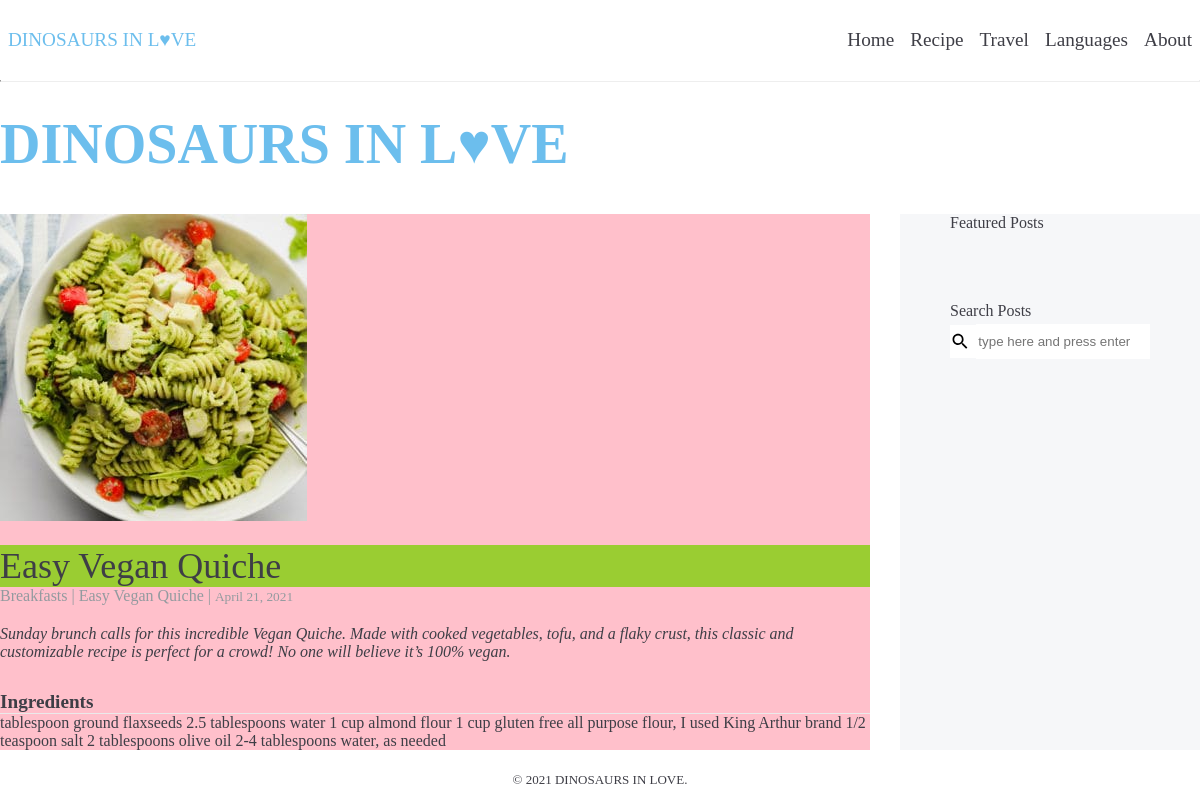
/sleepyfish/recipes/1/1/, run on an earlier commit of the app's database.
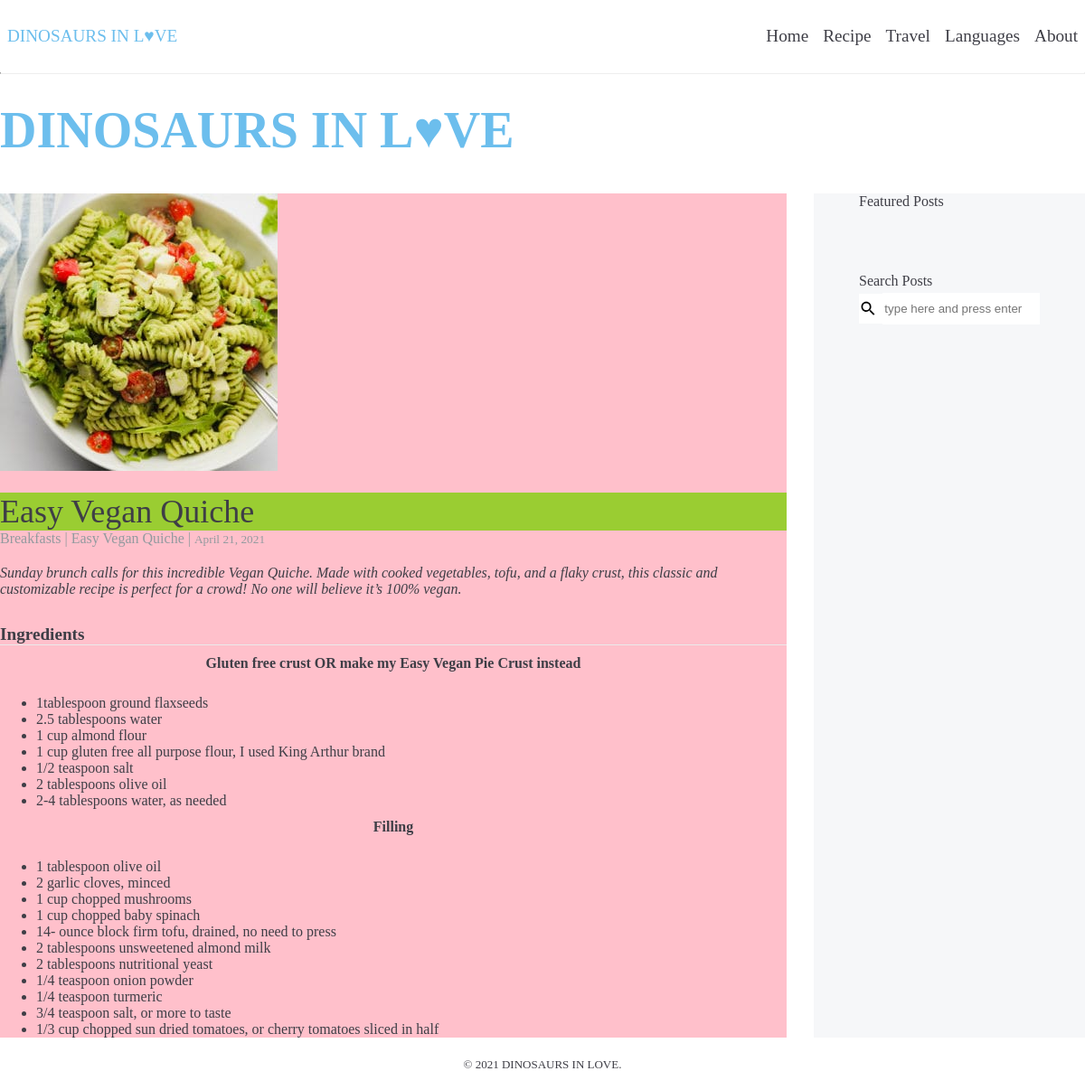
And on a later commit of the database.
### app/models.py (models this page shows, shortened)
class Post(models.Model):
    recipe_category = models.ForeignKey(Category, on_delete=models.CASCADE)
    created_at = models.DateTimeField(auto_now_add=True)
    updated_at = models.DateTimeField(auto_now=True)
    name = models.CharField(max_length=255)
    description = models.TextField()
    ingredients = models.TextField()
    instructions = models.TextField()
    notes = models.TextField()
    class Meta:
        ordering = ['created_at', 'updated_at']

class Category(models.Model):
    created_at = models.DateTimeField(auto_now_add=True)
    updated_at = models.DateTimeField(auto_now=True)
    name = models.CharField(max_length=255)
    class Meta:
        ordering = ['created_at']
        verbose_name_plural = 'Categories'
    def __str__(self):
        return self.name

### app/views.py (the view)
# urls.py: path('recipes/<int:category_pk>/<int:post_pk>/', views.post_detail, name='post_detail'),
def post_detail(request, category_pk, post_pk):
    post = get_object_or_404(models.Post, pk=post_pk)
    return render(request, 'app/post_detail.html', {'post': post})

### app/templatetags/app_extras.py (called while the page is built)
@register.filter('markdown_to_html')
def markdown_to_html(markdown_text):
    html_body = markdown2.markdown(markdown_text)
    return mark_safe(html_body)

### app/templates/app/post_detail.html
{% extends "layout.html" %}
{% load app_extras %}
{% load static %}
{% block content %}
<div class="detail-container">
    <div class="detail-header">
        <img class="detail_img" src="/static/images/test.jpg" alt="{{ post.name }}">
        <h3 class="detail-title">{{ post.name }}</h3>
        <div class="sub-nav">
            {{ post.recipe_category|lower|capfirst }} | {{ post.name }} | <small>{{ post.created_at|date:'F d, Y' }}</small>
        </div>
    </div>
    <p class="post_description">
        <em>{{ post.description }}</em>
    </p>
    <div class="post-ingredients">
        <h5 id="ingredient-title">Ingredients</h5>
        {{ post.ingredients|markdown_to_html }}
    </div>
</div>
{% endblock %}

What changed in the data, as far as the page shows it:
changed Post "Easy Vegan Quiche": ingredients "tablespoon ground flaxseeds 2.5 tablespoons water 1 cup almond flour 1 cup gluten free all purpose flour, I used King Arthur brand 1/2 teaspoon salt 2 tablespoons olive oil 2-4 tablespoons water, as needed" → "Gluten free crust OR make my Easy Vegan Pie Crust instead 1tablespoon ground flaxseeds 2.5 tablespoons water 1 cup almond flour 1 cup gluten free all purpose flour, I used King Arthur brand 1/2 teaspoon salt 2 tablespoons olive oil 2-4 tablespoons water, as needed Filling 1 tablespoon olive oil 2 garlic cloves, minced 1 cup chopped mushrooms 1 cup chopped baby spinach 14- ounce block firm tofu, drained, no need to press 2 tablespoons unsweetened almond milk 2 tablespoons nutritional yeast 1/4 teaspoon onion powder 1/4 teaspoon turmeric 3/4 teaspoon salt, or more to taste 1/3 cup chopped sun dried tomatoes, or cherry tomatoes sliced in half"
